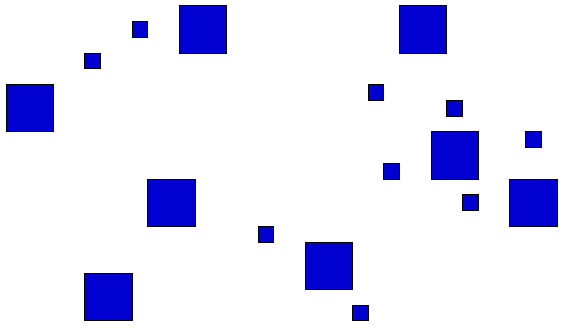
#> input picture assignment-3/i/objetos1.png, 563 x 327 px; its folder holds only this picture in this run
$ python -i transformations.py   (imports and definitions only)
#> lines starting #> are read from the running program, lines starting #| are printed output that depends on the picture; after the words box and inside, x2 and y2 are one past the last pixel; in counts of white or black regions, pixels touching at a corner belong together
#> further down, picture is the input picture: shape (327, 563, 3); mean B, G, R 247.3, 225.6, 225.6
import os
import sys
import cv2
import numpy as np
import matplotlib.pyplot as plt

from utils import BGR_RED, WHITE, OUTPUT_FOLDER, DEFAULT_EXT

###############################################################################

def color_to_black(img):
    ''' Converts every non-white pixel of a colored image to black, returning a binary image '''
    __img = img.astype('float') / 255
    __img = np.sum(__img, axis=-1) / 3 # sum RGB channels into one
    __img = np.where(np.isclose(__img, 1), 1, 0) # turn what isn't white (1) into black (0)
    return 255 * __img
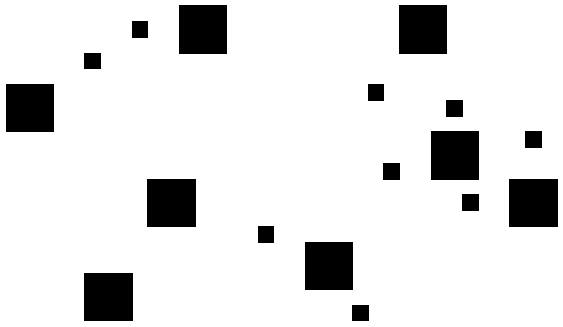
#> returned value: shape (327, 563) int64; 88.5% white; 17 black regions

# [6 lines left out: function y_linear, not called in this run]

def y_srgb(img, bgr=True):
    __img = y_linear(img, bgr) / 255
    return 255 * np.where(__img <= 0.0031308, 12.92 * __img, 1.055 * np.power(__img, 1/2.4) - 0.055)

###############################################################################

# [5 lines left out: function contours, not called in this run]

###############################################################################

def number_regions(img, disconsider_bbox=True):
    ''' Returns an image with each object (region) in img numbered at its centroid\n
        and a dictionary with the area, perimeter, eccentricity and solidity for each object '''
    __img = color_to_black(img).astype('uint8')
    contours, _ = cv2.findContours(__img, cv2.RETR_TREE, cv2.CHAIN_APPROX_SIMPLE)
#> contours = 18 contours; largest, box (x1, y1, x2, y2) and area: (0, 0, 563, 327) 183212, (83, 272, 134, 322) 2448, (508, 178, 559, 228) 2448, (146, 178, 197, 228) 2448, (430, 130, 480, 181) 2448
    if disconsider_bbox:
        contours = contours[1:]
#> contours = 17 contours; largest, box (x1, y1, x2, y2) and area: (83, 272, 134, 322) 2448, (508, 178, 559, 228) 2448, (146, 178, 197, 228) 2448, (430, 130, 480, 181) 2448, (398, 4, 448, 55) 2448

    text_layer = np.full(img.shape, WHITE, dtype='uint8')
    properties = { region: dict() for region in range(len(contours)) }
#> properties = 17 items
    for region, contour in enumerate(reversed(contours)):
        M = cv2.moments(contour)
        cx, cy = __centroid(M)
        org = (cx - (4 if region < 10 else 8), cy + 4)
        cv2.putText(text_layer, str(region), org, color=(0, 0, 0), thickness=1,
                    fontFace=cv2.FONT_HERSHEY_SIMPLEX, fontScale=0.4, lineType=cv2.LINE_AA)
        properties[region]['centroid']     = (cx, cy)
        properties[region]['area']         = M['m00']
        properties[region]['perimeter']    = cv2.arcLength(contour, True)
        properties[region]['eccentricity'] = __eccentricity(M)
        properties[region]['solidity']     = __solidity(contour, M['m00'])
#> this loop made 17 passes
#> (cx, cy, org, lhs in __eccentricity, rhs in __eccentricity, lambda1 in __eccentricity, lambda2 in __eccentricity, hull_area in __solidity) on passes 1 to 10: (202, 29, (198, 33), 998235.7, 20163.7, 978072, 1018399.3, 2448), (422, 29, (418, 33), 998235.7, 20163.7, 978072, 1018399.3, 2448), (139, 29, (135, 33), 15347.7, 875.7, 14472, 16223.3, 304), (92, 60, (88, 64), 15347.7, 875.7, 14472, 16223.3, 304), (29, 107, (25, 111), 958463.8, 2.33e-09, 958463.8, 958463.8, 2399), (375, 92, (371, 96), 15347.7, 875.7, 14472, 16223.3, 304), (454, 108, (450, 112), 17195.3, 5.96e-09, 17195.3, 17195.3, 322), (454, 155, (450, 159), 998235.7, 20163.7, 978072, 1018399.3, 2448), (533, 139, (529, 143), 17195.3, 9.31e-09, 17195.3, 17195.3, 322), (391, 171, (387, 175), 17195.3, 1.86e-09, 17195.3, 17195.3, 322)
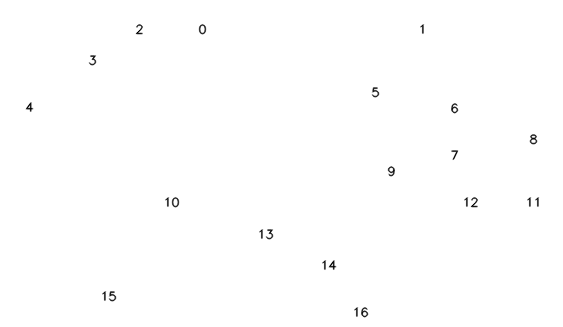
#> text_layer: shape (327, 563, 3); min 2, max 255, mean 254.2

    return cv2.addWeighted(img, 0.5, text_layer, 0.5, 0), properties

# [48 lines left out: functions print_region_properties, save_area_hist, not called in this run]

###############################################################################

def __centroid(M):
    return int(M['m10'] / M['m00']), int(M['m01'] / M['m00']) # cx, cy

def __eccentricity(M):
    # FIXME
    lhs = M['mu20'] + M['mu02']
    rhs = np.sqrt(4 * M['mu11']**2 + (M['mu20'] - M['mu02'])**2)
    lambda1 = lhs - rhs # minor axis
    lambda2 = lhs + rhs # major axis
    return np.sqrt(1 - (lambda1 / lambda2))

def __solidity(contour, area=None):
    if area is None:
        area = cv2.contourArea(contour)
    hull = cv2.convexHull(contour)
    hull_area = cv2.contourArea(hull)
    return area / hull_area

>>> import cv2
>>> picture = cv2.imread('i/objetos1.png')
>>> result = number_regions(picture)

$ run again, on assignment-3/i/objetos2.png
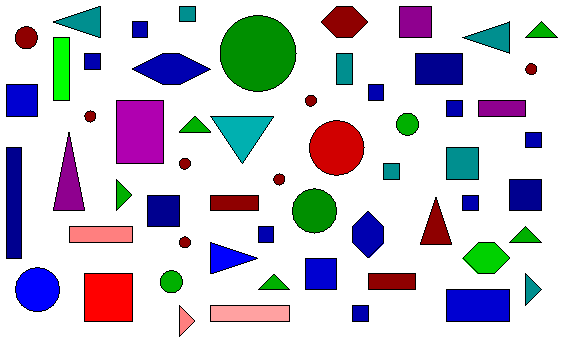
#> input picture assignment-3/i/objetos2.png, 563 x 343 px
#> picture is the input picture: shape (343, 563, 3); mean B, G, R 211.4, 200.9, 203
#> in color_to_black, `return 255 * __img`:
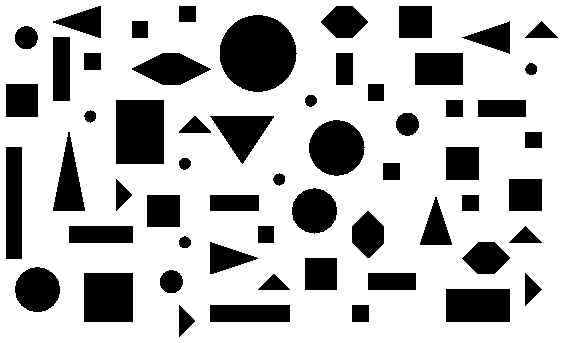
#> returned value: shape (343, 563) int64; 73.4% white; 58 black regions
#> in number_regions, `contours, _ = cv2.findContours(__img, cv2.RETR_TREE, cv2.CHAIN_APPROX_..`: contours = 59 contours; largest, box (x1, y1, x2, y2) and area: (0, 0, 563, 343) 192204, (219, 14, 298, 93) 4724, (115, 99, 165, 165) 3183, (83, 272, 134, 323) 2498, (308, 119, 366, 177) 2480
#> in number_regions, `contours = contours[1:]`: contours = 58 contours; largest, box (x1, y1, x2, y2) and area: (219, 14, 298, 93) 4724, (115, 99, 165, 165) 3183, (83, 272, 134, 323) 2498, (308, 119, 366, 177) 2480, (445, 288, 511, 323) 2208
#> properties = 58 items
#> the loop in number_regions, `for region, contour in enumerate(reversed(contours)):` made 58 passes
#> (cx, cy, org, lhs in __eccentricity, rhs in __eccentricity, lambda1 in __eccentricity, lambda2 in __eccentricity, hull_area in __solidity) on passes 1 to 6: (83, 21, (79, 25), 170430.8, 84673.5, 85757.3, 255104.3, 910), (187, 13, (183, 17), 15347.7, 875.7, 14472, 16223.3, 304), (344, 21, (340, 25), 191065.3, 45820, 145245.3, 236885.3, 1072), (415, 21, (411, 25), 208829, 6231.7, 202597.3, 215060.7, 1120), (257, 52, (253, 56), 3552159.1, 7692.4, 3544466.7, 3559851.5, 4774.5), (139, 29, (135, 33), 15347.7, 875.7, 14472, 16223.3, 304)
#> after the loop in number_regions, `for region, contour in enumerate(reversed(contours)):`:
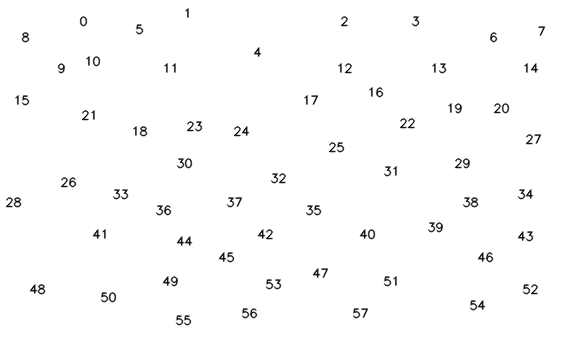
#> text_layer: shape (343, 563, 3); min 2, max 255, mean 251.5

$ run again, on assignment-3/i/objetos3.png
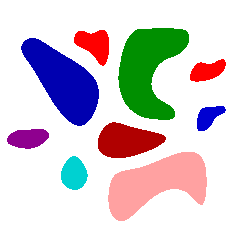
#> input picture assignment-3/i/objetos3.png, 238 x 238 px
#> picture is the input picture: shape (238, 238, 3); mean B, G, R 209.9, 205.5, 212.4
#> in color_to_black, `return 255 * __img`:
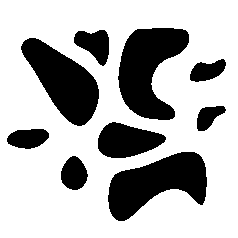
#> returned value: shape (238, 238) int64; 71.3% white; 9 black regions
#> in number_regions, `contours, _ = cv2.findContours(__img, cv2.RETR_TREE, cv2.CHAIN_APPROX_..`: contours = 10 contours; largest, box (x1, y1, x2, y2) and area: (0, 0, 238, 238) 56169, (117, 27, 190, 121) 4107, (107, 151, 208, 222) 4067, (20, 37, 100, 127) 3690, (97, 121, 167, 159) 1762
#> in number_regions, `contours = contours[1:]`: contours = 9 contours; largest, box (x1, y1, x2, y2) and area: (117, 27, 190, 121) 4107, (107, 151, 208, 222) 4067, (20, 37, 100, 127) 3690, (97, 121, 167, 159) 1762, (73, 29, 110, 67) 844
#> properties = 9 items
#> the loop in number_regions, `for region, contour in enumerate(reversed(contours)):` made 9 passes
#> (cx, cy, org, lhs in __eccentricity, rhs in __eccentricity, lambda1 in __eccentricity, lambda2 in __eccentricity, hull_area in __solidity) on passes 1 to 6: (147, 68, (143, 72), 4133962.2, 2040868.8, 2093093.4, 6174831, 5440), (94, 43, (90, 47), 138852.2, 51413.6, 87438.6, 190265.8, 932.5), (62, 80, (58, 84), 3065286.4, 2057335.3, 1007951, 5122621.7, 3772.5), (206, 70, (202, 74), 73476.8, 46931.9, 26544.9, 120408.8, 639), (208, 116, (204, 120), 48316.1, 27383, 20933.1, 75699, 516.5), (126, 140, (122, 144), 644490.8, 384207, 260283.9, 1028697.8, 1812.5)
#> after the loop in number_regions, `for region, contour in enumerate(reversed(contours)):`:
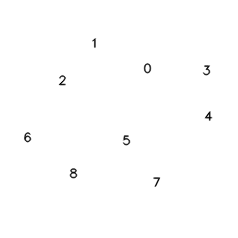
#> text_layer: shape (238, 238, 3); min 2, max 255, mean 254
